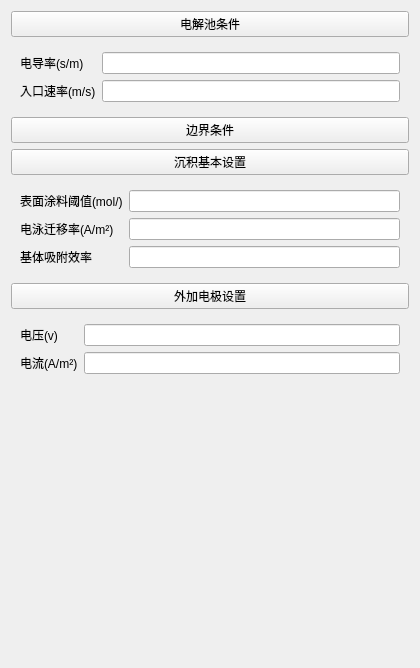
<?xml version="1.0" encoding="UTF-8"?>
<ui version="4.0">
 <class>ElectroPhoresisSettingWidget</class>
 <widget class="QWidget" name="ElectroPhoresisSettingWidget">
  <property name="geometry">
   <rect>
    <x>0</x>
    <y>0</y>
    <width>420</width>
    <height>668</height>
   </rect>
  </property>
  <property name="windowTitle">
   <string>Form</string>
  </property>
  <layout class="QVBoxLayout" name="verticalLayout">
   <item>
    <widget class="QPushButton" name="pushButton">
     <property name="text">
      <string>电解池条件</string>
     </property>
    </widget>
   </item>
   <item>
    <widget class="QWidget" name="widget" native="true">
     <layout class="QGridLayout" name="gridLayout">
      <item row="1" column="0">
       <widget class="QLabel" name="label_2">
        <property name="text">
         <string>入口速率(m/s)</string>
        </property>
       </widget>
      </item>
      <item row="0" column="0">
       <widget class="QLabel" name="label">
        <property name="text">
         <string>电导率(s/m)</string>
        </property>
       </widget>
      </item>
      <item row="0" column="1">
       <widget class="QLineEdit" name="lineEdit"/>
      </item>
      <item row="1" column="1">
       <widget class="QLineEdit" name="lineEdit_2"/>
      </item>
     </layout>
    </widget>
   </item>
   <item>
    <widget class="QPushButton" name="pushButton_2">
     <property name="text">
      <string>边界条件</string>
     </property>
    </widget>
   </item>
   <item>
    <widget class="QPushButton" name="pushButton_3">
     <property name="text">
      <string>沉积基本设置</string>
     </property>
    </widget>
   </item>
   <item>
    <widget class="QWidget" name="widget_2" native="true">
     <layout class="QGridLayout" name="gridLayout_2">
      <item row="2" column="0">
       <widget class="QLabel" name="label_5">
        <property name="text">
         <string>基体吸附效率</string>
        </property>
       </widget>
      </item>
      <item row="0" column="0">
       <widget class="QLabel" name="label_3">
        <property name="text">
         <string>表面涂料阈值(mol/)</string>
        </property>
       </widget>
      </item>
      <item row="1" column="0">
       <widget class="QLabel" name="label_4">
        <property name="text">
         <string>电泳迁移率(A/m²)</string>
        </property>
       </widget>
      </item>
      <item row="0" column="1">
       <widget class="QLineEdit" name="lineEdit_3"/>
      </item>
      <item row="1" column="1">
       <widget class="QLineEdit" name="lineEdit_4"/>
      </item>
      <item row="2" column="1">
       <widget class="QLineEdit" name="lineEdit_5"/>
      </item>
     </layout>
    </widget>
   </item>
   <item>
    <widget class="QPushButton" name="pushButton_4">
     <property name="text">
      <string>外加电极设置</string>
     </property>
    </widget>
   </item>
   <item>
    <widget class="QWidget" name="widget_3" native="true">
     <layout class="QGridLayout" name="gridLayout_3">
      <item row="1" column="0">
       <widget class="QLabel" name="label_7">
        <property name="text">
         <string>电流(A/m²)</string>
        </property>
       </widget>
      </item>
      <item row="0" column="0">
       <widget class="QLabel" name="label_6">
        <property name="text">
         <string>电压(v)</string>
        </property>
       </widget>
      </item>
      <item row="0" column="1">
       <widget class="QLineEdit" name="lineEdit_6"/>
      </item>
      <item row="1" column="1">
       <widget class="QLineEdit" name="lineEdit_7"/>
      </item>
     </layout>
    </widget>
   </item>
   <item>
    <spacer name="verticalSpacer">
     <property name="orientation">
      <enum>Qt::Vertical</enum>
     </property>
     <property name="sizeHint" stdset="0">
      <size>
       <width>20</width>
       <height>40</height>
      </size>
     </property>
    </spacer>
   </item>
  </layout>
 </widget>
 <resources/>
 <connections/>
</ui>
